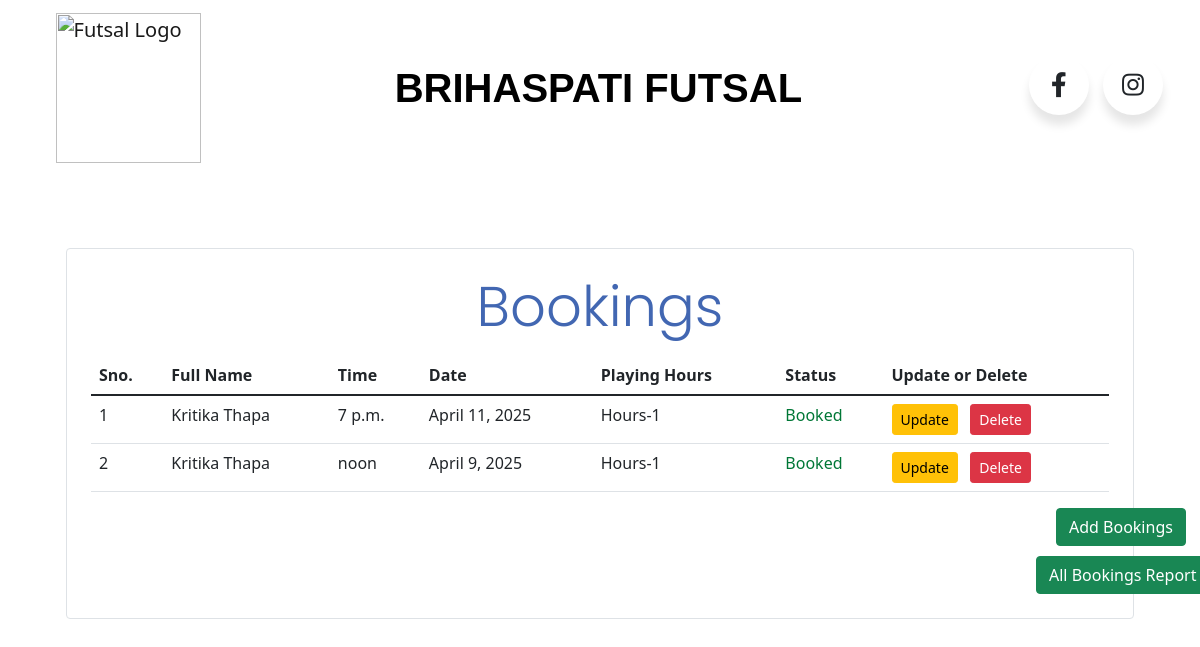
Page /bookings (signed in) on the earlier database version.
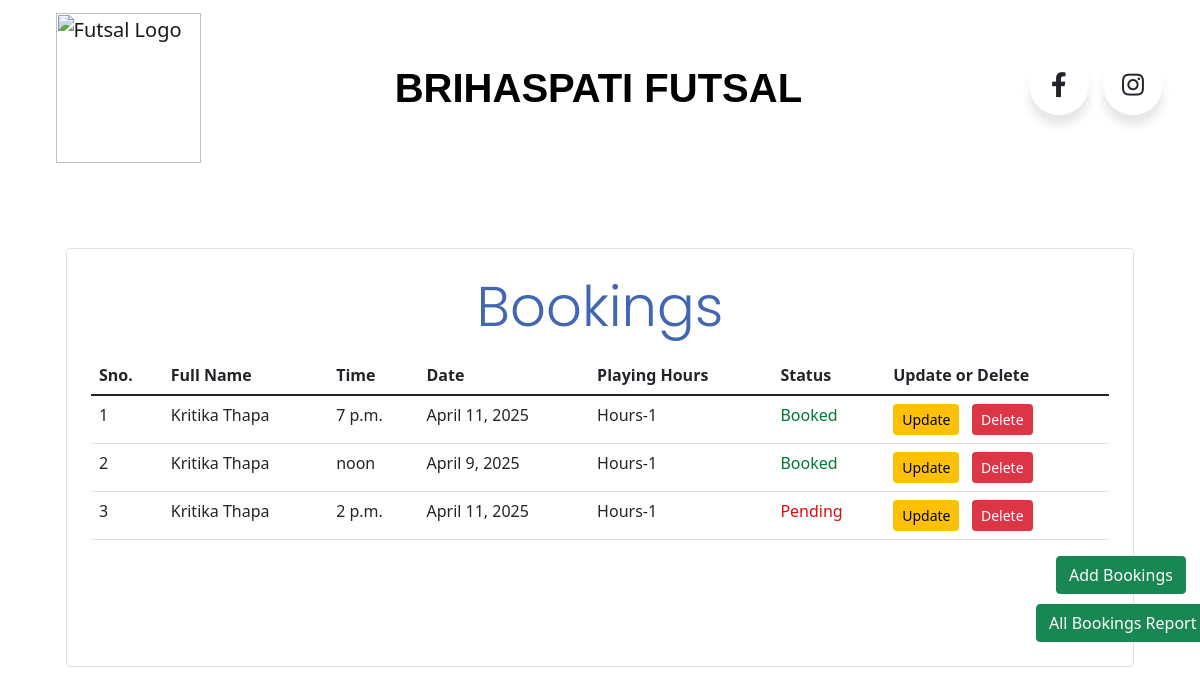
Same page on the later database version.
### Booking/models/booking.py (models this page shows, shortened)
class Booking(models.Model):
    fullname = models.CharField(max_length=100)
    email = models.EmailField()
    phone = models.PositiveIntegerField()
    address = models.CharField(max_length=100)
    customer = models.ForeignKey(Customer, on_delete=models.CASCADE, default=True, blank=True)
    time = models.TimeField()
    date = models.DateField()
    playing_hours = models.CharField(max_length=50)
    status = models.BooleanField(default=False)
    booked_at = models.DateField(auto_now_add=True, blank=True, null=True)
    court = models.CharField(max_length=10, default="1")
    def __str__(self):
        return self.fullname
    @staticmethod
    def get_bookings_by_customer(customer_id):
        return Booking.objects.filter(customer=customer_id)

### Shopping/middlewares/auth.py (the view)
    def middleware(request):
        if not request.session.get('customer'):
            return redirect('login')
        return get_response(request)

### Booking/templatetags/booking_filter.py (called while the page is built)
@register.filter(name='hours')
def hours(string):
    return "Hours-" + str(string)

### Booking/views/all_bookings.py (called while the page is built)
    def get(self, request):
        customer = request.session.get('customer')
        booking_list = Booking.get_bookings_by_customer(customer)
        print(booking_list)
        return render(request, 'booked.html', {'booking_list': booking_list})

### Booking/templates/booked.html (shortened to what this page needs)
{% load booking_filter %}
    <link href="https://cdn.jsdelivr.net/npm/bootstrap@5.1.3/dist/css/bootstrap.min.css" rel="stylesheet">
      <link rel="stylesheet" href="https://cdnjs.cloudflare.com/ajax/libs/font-awesome/5.15.3/css/all.min.css"/>
  </head>
  <body>
    <nav class="navbar navbar-expand-lg navbar-light">
      <div class="container-fluid">
        <div class="collapse navbar-collapse" id="navbarSupportedContent">
          <a href="http://127.0.0.1:8000/" class="navbar-brand mt-2 mt-lg-0">
            <img
              src="https://i.ibb.co/RQn5crx/imgonline-com-ua-Replace-Color-x8-HOGnfek8b-M2-KAk-removebg-preview.png"
              style="position: relative; left: 30%;"
              height="150"
              width="145"
              alt="Futsal Logo"
            />
          </a>
          <ul class="navbar-nav mx-auto me-auto mb-2 mb-lg-0">
            <li class="nav-item">
              <a href="http://127.0.0.1:8000/" class="nav-link" style="font-family: 'Anton', sans-serif; font-size: 40px; color: black; font-weight: 600;">BRIHASPATI FUTSAL</a>
            </li>
          </ul>
          <div class="fbinstaicon">
            <div class="fbinstabutton">
               <div class="icon">
                  <i class="fab fa-facebook-f"></i>
               </div>
            </div>
            <div class="fbinstabutton">
               <div class="icon">
                  <i class="fab fa-instagram"></i>
               </div>
            </div>
         </div>
    </nav>
<br>
<br />
  <body>
    <link
      href="https://cdn.jsdelivr.net/npm/bootstrap@5.0.2/dist/css/bootstrap.min.css"
      rel="stylesheet"
    />
    <div class="container">
  <div class="border rounded p-4 m-4">
    <p class="display-4 pl-4 ml-4" style="font-family: poppins; text-align: center; color: #4267b2;">Bookings</p>
    <table class="table" id="{{booking.id}}">
      <thead>
        <tr>
          <th>Sno.</th>
          <th>Full Name</th>
          <th>Time</th>
          <th>Date</th>
          <th>Playing Hours</th>
          <th>Status</th>
          <th>Update or Delete</th>
        </tr>
      </thead>
      <tbody>
        {% for booking in booking_list %}
        <tr>
          <td>{{forloop.counter}}</td>
          <td>{{booking.fullname}}</td>
          <td>{{booking.time}}</td>
          <td>{{booking.date}}</td>
          <td>{{booking.playing_hours|hours}}</td>
          {% if booking.status %}
          <td style="color: rgb(0, 119, 54)">Booked</td>
          {%else%}
          <td style="color: rgb(221, 14, 14)">Pending</td>
          {% endif %}
          <td>
            <a href="{% url 'update-booking' booking.id %}" class="btn btn-warning btn-sm">Update</a>  &nbsp;
            <form action="{% url 'delete-booking' booking.id %}" method="POST" class="d-inline">
              <input type="submit" class="btn btn-danger btn-sm" value="Delete">
            </form>
          </td>
        </tr>
        {% endfor %}
      </tbody>
    </table>
    <div class="row">
      <a href="http://127.0.0.1:8000/add_booking">
        <input
          type="button"
          style="margin-left: 965px;"
          class="btn float-right btn-success col-lg-1.5"
          value="Add Bookings"
      /></a><br><br>
      <a href="http://127.0.0.1:8000/report">
        <input
          type="button"
          style="margin-left: 945px;"
          class="btn float-right btn-success col-lg-1.5"
          value="All Bookings Report"
      /></a>
    </div>
  </div>
</div>
  </body>
</html>

Differences in the rows shown:
added Booking: fullname "Kritika Thapa", time "2 p.m.", date "April 11, 2025", playing_hours|hours "Hours-1", status "Pending"
